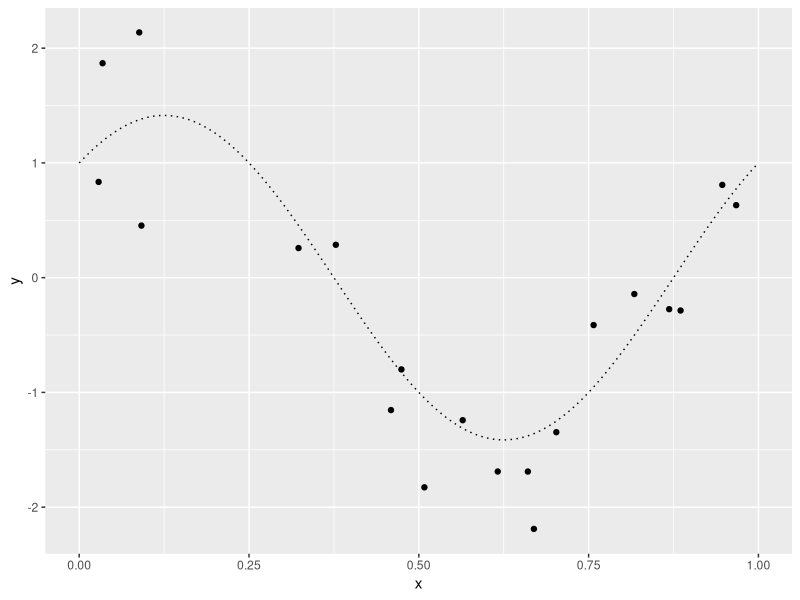
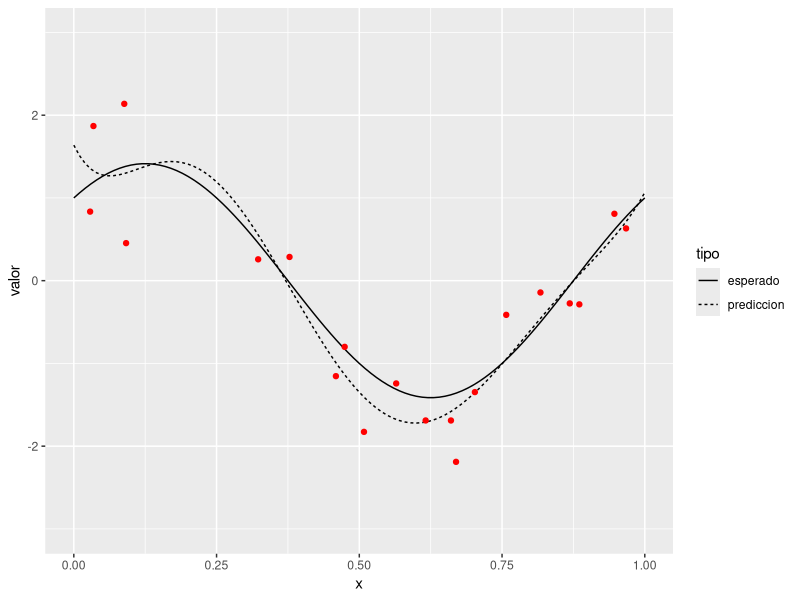

Reproduce these figures in R, in order. (Note: this script raises an error after producing the figures.)
## ---- chunk 1
library(knitr)
library(ggplot2)
library(dplyr)
library(tidyr)
options(digits=2)
## ---- chunk 2
f <- function(x){
  sin(2*pi*x) + cos(2*pi*x)
}
simular  <- function(n_muestra, sd){
  x <- runif(n_muestra, 0, 1) 
  y <- f(x) + rnorm(length(x), mean = 0, sd = sd_mod)
  data.frame(x, y)
}
set.seed(28) 
sd_mod <- 0.5
datos <- simular(20, sd_mod)
datos
## ---- chunk 3
x_plot <- seq(0,1,0.01)
y_plot <- f(x_plot)
ggplot(datos, aes(x=x, y=y), colour='red')+
  geom_point() +
  annotate("line", x=x_plot, y=y_plot, linetype="dotted")
## ---- chunk 4
ajuste_mod <- function(datos, m){
  lm(y ~ poly(x, degree=m, raw = TRUE), data = datos) 
}
## ---- chunk 5
mod <- ajuste_mod(datos, m = 6)
data.frame(coef = coef(mod))
## ---- chunk 6
dat <- data.frame( x=x_plot, prediccion = predict(mod, newdata = data.frame(x=x_plot)),
        esperado = y_plot)

datos_graf <- dat %>% gather(tipo, valor, prediccion:esperado)
ggplot(datos_graf, aes(x=x, y=valor, linetype=tipo )) + 
    geom_line() +
    ylim(c(-3,3)) +
    annotate("point",x=datos$x, y=datos$y, colour="red")
## ---- chunk 7
ajustados <- predict(mod, newdata = datos)
mean((datos$y - ajustados)^2)
## ---- chunk 8
datos_prueba <- simular(1000, sd)
predicciones <- predict(mod, newdata = datos_prueba)
mean((datos_prueba$y - predicciones)^2)
## ---- chunk 9
modelos <- lapply(1:9, function(i) ajuste_mod(datos, i))
modelos[[1]]
modelos[[3]]
modelos[[7]]
## ---- chunk 10
datos_graf_lista <- lapply(1:9, function(i){
   df <- data.frame(grado = i,  x=x_plot , 
        prediccion = predict(modelos[[i]], newdata = data.frame(x=x_plot)),
        esperado = y_plot)
    df   
})
datos_graf <- rbind_all(datos_graf_lista)

dat <- datos_graf %>% gather(variable, valor, prediccion:esperado)
ggplot(dat, aes(x=x, y=valor, linetype=variable )) + 
    geom_line() +
    facet_wrap(~grado) + 
    ylim(c(-3,3)) + 
    annotate("point",x=datos$x, y=datos$y, colour="black")
## ---- chunk 11
errores.entrenamiento <- sapply(modelos, function(mod){ 
    ajustados.entrenamiento <- fitted(mod)
    (mean( (datos$y - ajustados.entrenamiento)^2))
    })
errores.entrenamiento
## ---- chunk 12
xp <- runif(1000)
yp <-  sin(2*pi*xp) + cos(2*pi*xp) +  rnorm(length(xp), mean = 0, sd = sd_mod)
errores.prueba <- sapply(modelos, function(mod){
    ajustados.prueba <- predict(mod, newdata = data.frame(x=xp))
    (mean( (yp - ajustados.prueba )^2))
    })
errores.prueba
## ---- chunk 13
errores <- data.frame(grado=1:9, entrenamiento=errores.entrenamiento, 
    prueba = errores.prueba)
errores.m <- errores %>% gather(var, valor, entrenamiento:prueba)
graf.3 <- ggplot(errores.m, aes(x=grado, y=valor, linetype=var)) + geom_point()+
    geom_line() + ylab("Error") 
graf.3
## ---- chunk 14
# muestra de prueba fija.

salida.sim.lista <- lapply(1:500, function(i){
    # simular muestra de entrenamiento
    datos <- simular(n_muestra = 30, sd_mod)
    # ajustar polinomios
    modelos <- lapply(1:9, function(m){
            mod <- lm(y ~ poly(x, degree=m, raw = TRUE), data = datos)
        mod
    })
    #calcular error de entrenamiento
    error_entrenamiento <- sapply(modelos, function(mod){ 
        ajustados_entrenamiento <- fitted(mod)
        sqrt(mean( (datos$y - ajustados_entrenamiento)^2))
    })

    # calcular estimación de error de prueba con la muestra de arriba
    error_prueba <- sapply(modelos, function(mod){
        ajustados.prueba <- predict(mod, newdata = data.frame(x=datos_prueba$x))
        sqrt(mean( (datos_prueba$y - ajustados.prueba )^2))
    })
    # regresar en un data.frame la evaluación de los modelos
    data.frame(grado = 1:9, error_entrenamiento, error_prueba, id=i)
})
salida.sim <- rbind_all(salida.sim.lista)

resumen.sim <- salida.sim %>% 
  group_by(grado) %>%
  dplyr::summarise(error_prueba=mean(error_prueba), error_entrenamiento = mean(error_entrenamiento)) %>%
  gather(tipo, error, -grado)
  
ggplot(resumen.sim,
     aes(x=grado, y=error, col=tipo, group=tipo)) + geom_line() +
    geom_point()
## ---- chunk 15
salida_graf <- salida.sim %>% 
  gather(tipo, error, error_entrenamiento:error_prueba)

ggplot(filter(salida_graf, id<=100), aes(x=grado, y=error)) + 
  geom_line(aes(group=interaction(id, tipo), colour=tipo),alpha=0.5) +
  scale_y_log10(breaks=c(0.25,0.5,1,2,4,8,16)) +
  geom_line(data=resumen.sim, aes(group=tipo))
